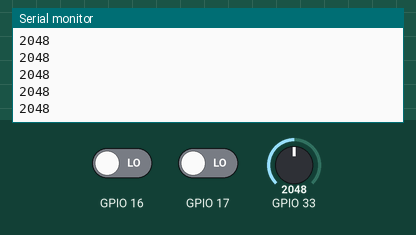
Recording of a sketch running on a simulated ESP32. On the bench: the last lines printed to the serial monitor. The inputs (shaded band) are chosen by the test bench; at power-on: GPIO 16 LOW, GPIO 33 = 2048, GPIO 17 LOW.

Above: at 1.4 s.
1.5 s: GPIO 16 driven HIGH
At 2.5 s:
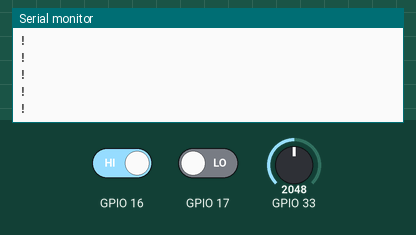
3.4 s: GPIO 16 driven LOW
At 4.3 s:
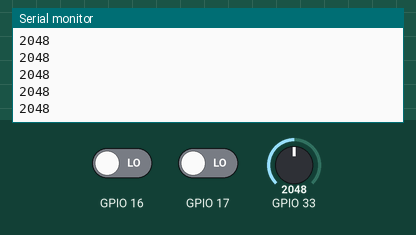
4.9 s: GPIO 33 set to 2866
At 5.7 s:
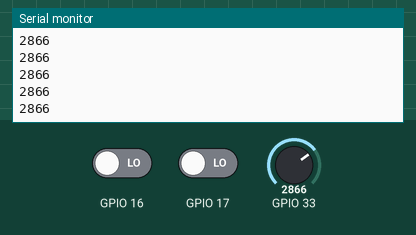
6.4 s: GPIO 33 set to 3603
At 7.1 s:
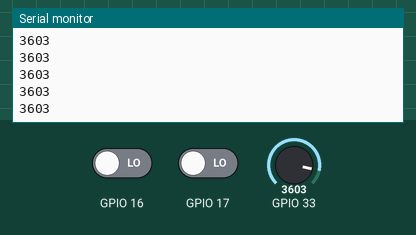
Timing chart, 0 to 8.9 s (numbered marks = the images above; inputs shaded):
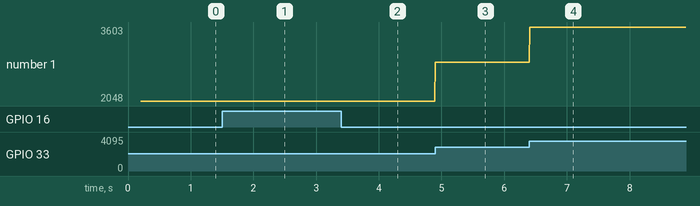

The sketch:

ecg_graph.ino
```cpp
/*
 * Program Grafik Detak Jantung
 *
 * Koneksi Pin
 * ESP32 | AD8232
 * ---------------
 *  16   |  LO+
 *  17   |  LO-
 *  18   |  SDN
 *  33   | OUTPUT
 *  GND  |  GND
 *  3V3  |  VCC
 *
 * Referensi
 * CaseyTheRobot, “Heart Rate Display Arduino.” Sparkfun,
 * May 03, 2014. Accessed: Nov. 14, 2021. [Online].
 * Available: https://github.com/sparkfun/AD8232_Heart_Rate_Monitor/blob/master/Software/Heart_Rate_Display_Arduino/Heart_Rate_Display_Arduino.ino
 */

void setup() {
  // memulai komunikasi serial
  Serial.begin(9600);
  delay(200);
}

void loop() {
  // mendeteksi pemasangan elektroda
  if((digitalRead(16) == 1)||(digitalRead(17) == 1)){
    Serial.println('!');
  }
  else{
    // mengirimkan pengukuran ke serial monitor
      Serial.println(analogRead(33));

  }
  // menunggu selama 1 ms untuk mencegah saturasi data
  delay(1);
}
```

Measured:
- after the input at 1.5 s, the serial monitor: prints a new line at once (image 1)
- after the input at 4.9 s, the serial monitor: prints a new line at once (image 3)
- after the input at 6.4 s, the serial monitor: prints a new line at once (image 4)
- plotted number 1: 2048 → 2866 after the input at 4.9 s, 2866 → 3603 after the input at 6.4 s
